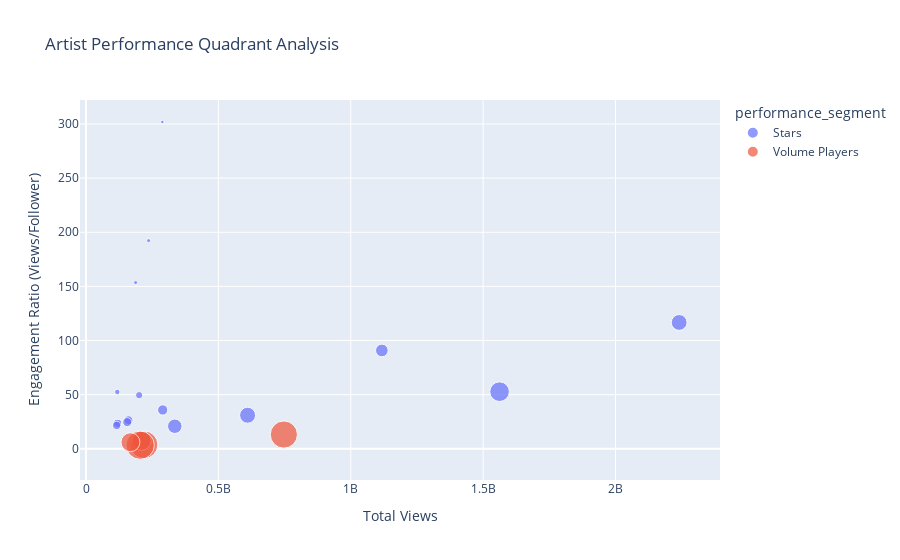

Source (notebook cell):
### Code cell
# Calculate key metrics for quadrant analysis
artist_comparison['views_per_video'] = artist_comparison['total_views'] / artist_comparison['content_count']
artist_comparison['engagement_ratio'] = artist_comparison['total_views'] / artist_comparison['followers']

# Create performance segments
conditions = [
    (artist_comparison['total_views'] > artist_comparison['total_views'].median()) & 
    (artist_comparison['engagement_ratio'] > artist_comparison['engagement_ratio'].median()),
    (artist_comparison['total_views'] > artist_comparison['total_views'].median()) & 
    (artist_comparison['engagement_ratio'] <= artist_comparison['engagement_ratio'].median()),
    (artist_comparison['total_views'] <= artist_comparison['total_views'].median()) & 
    (artist_comparison['engagement_ratio'] > artist_comparison['engagement_ratio'].median()),
    (artist_comparison['total_views'] <= artist_comparison['total_views'].median()) & 
    (artist_comparison['engagement_ratio'] <= artist_comparison['engagement_ratio'].median())
]

choices = ['Stars', 'Volume Players', 'Engaging Niche', 'Developing Artists']

artist_comparison['performance_segment'] = np.select(conditions, choices, default='Uncategorized')

# Visualize quadrant analysis
fig = px.scatter(artist_comparison.head(20), 
                 x='total_views', 
                 y='engagement_ratio',
                 size='followers',
                 color='performance_segment',
                 hover_name=artist_comparison.head(20).index,
                 title='Artist Performance Quadrant Analysis',
                 labels={'total_views': 'Total Views', 
                        'engagement_ratio': 'Engagement Ratio (Views/Follower)'})
fig.show()

### Figure 1 — Plotly figure (JSON) as saved in the notebook; plotly's stock layout.template omitted (floating-point values rounded to 4 significant figures)
{"data": [{"hovertemplate": "<b>%{hovertext}</b><br><br>performance_segment=Stars<br>Total Views=%{x}<br>Engagement Ratio (Views/Follower)=%{y}<br>followers=%{marker.size}<extra></extra>", "hovertext": ["ROSÉ", "Lady Gaga", "Sabrina Carpenter", "Kendrick Lamar", "JENNIE", "LLOUD Official", "Shaboozey", "Sevdaliza", "Alex Warren", "yung kai", "Teddy Swims", "Tate McRae", "Tyla", "Chappell Roan", "Benson Boone"], "legendgroup": "Stars", "marker": {"color": "#636efa", "size": [19200000, 29600000, 12300000, 19700000, 16100000, 8080000, 955000, 1230000, 4050000, 1220000, 6070000, 6320000, 5070000, 2250000, 5360000], "sizemode": "area", "sizeref": 153750, "symbol": "circle"}, "mode": "markers", "name": "Stars", "orientation": "v", "showlegend": true, "type": "scatter", "x": [2240541280, 1562032073, 1117474778, 610278219, 335218998, 289611150, 288277902, 236500879, 200597050, 187281056, 160421970, 155633230, 119280381, 118077070, 115706138], "xaxis": "x", "y": [116.7, 52.77, 90.85, 30.98, 20.82, 35.84, 301.9, 192.3, 49.53, 153.5, 26.43, 24.63, 23.53, 52.48, 21.59], "yaxis": "y"}, {"hovertemplate": "<b>%{hovertext}</b><br><br>performance_segment=Volume Players<br>Total Views=%{x}<br>Engagement Ratio (Views/Follower)=%{y}<br>followers=%{marker.size}<extra></extra>", "hovertext": ["Billie Eilish", "Ed Sheeran", "Post Malone", "Taylor Swift", "David Guetta"], "legendgroup": "Volume Players", "marker": {"color": "#EF553B", "size": [56800000, 58500000, 28400000, 61500000, 27600000], "sizemode": "area", "sizeref": 153750, "symbol": "circle"}, "mode": "markers", "name": "Volume Players", "orientation": "v", "showlegend": true, "type": "scatter", "x": [747239602, 219111485, 209840684, 204456774, 167759313], "xaxis": "x", "y": [13.16, 3.745, 7.389, 3.325, 6.078], "yaxis": "y"}], "layout": {"legend": {"itemsizing": "constant", "title": {"text": "performance_segment"}, "tracegroupgap": 0}, "title": {"text": "Artist Performance Quadrant Analysis"}, "xaxis": {"anchor": "y", "domain": [0, 1], "title": {"text": "Total Views"}}, "yaxis": {"anchor": "x", "domain": [0, 1], "title": {"text": "Engagement Ratio (Views/Follower)"}}}}
